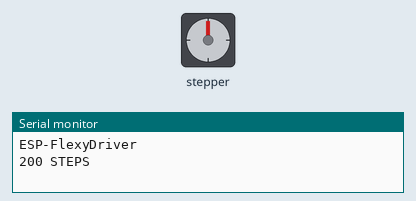
Recording of a sketch running on a simulated ESP32. Shown: stepper motor, the last lines printed to the serial monitor. Stepper angles assume 200 steps per turn.

Above: at 0.25 s.
At 1.8 s:
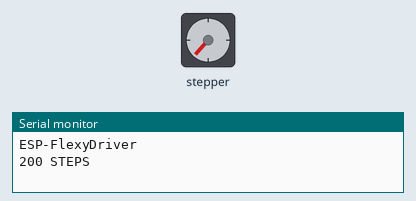
At 3.35 s:
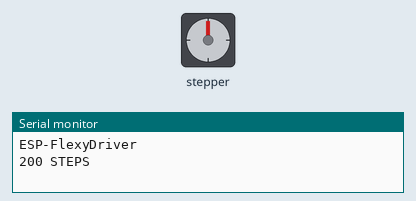
At 6.5 s:
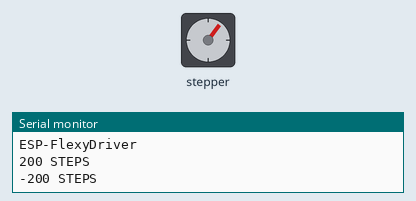
Timing chart, 0 to 10.1 s (numbered marks = the images above):
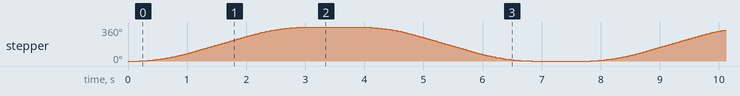

The sketch:

IoTPSP_STEPPER_MOTOR_ESP32.ino
```cpp
// program to test STEPPER MOTOR on the IoT Proto Shield Plus
// www.gtronicsShop.com

// select ESP32 mini board: tools->Board->"WEMOS D1 MINI ESP32"
// select port number

// this sketch is based on the Example BasicStepper in the ESP-FlexyStepper library
// https://www.arduino.cc/reference/en/libraries/esp-flexystepper/


// For all driver boards, it is VERY important that you set the motor
// current before running the example.
// https://www.youtube.com/watch?v=89BHS9hfSUk

//
// Note 1: It is assumed that you are using a stepper motor with a
// 1.8 degree step angle (which is 200 steps/revolution). This is the
// most common type of stepper.
//
// Note 2: It is also assumed that your stepper driver board is
// configured for 1x microstepping.
//
// It is OK if these assumptions are not correct, your motor will just
// turn less or more than a full rotation when commanded to.
//


#include <ESP_FlexyStepper.h>

// IO pin assignments
const int MOTOR_STEP_PIN = 26;
const int MOTOR_DIRECTION_PIN = 25;

// create the stepper motor object
ESP_FlexyStepper stepper;

void setup()
{
  Serial.begin(115200);
  // connect and configure the stepper motor to its IO pins
  delay(200);
  Serial.println("ESP-FlexyDriver");
  stepper.connectToPins(MOTOR_STEP_PIN, MOTOR_DIRECTION_PIN);

}

void loop()
{
  // set the speed and acceleration rates for the stepper motor
  stepper.setSpeedInStepsPerSecond(100);
  stepper.setAccelerationInStepsPerSecondPerSecond(100);

  // Rotate the motor in the forward direction one revolution (200 steps).
  // This function call will not return until the motion is complete.
  Serial.println("200 STEPS");
  stepper.moveRelativeInSteps(200);
  delay(1000);


  // rotate backward 1 rotation, then wait 1 second
  Serial.println("-200 STEPS");
  stepper.moveRelativeInSteps(-200);
  delay(1000);

  // This time speedup the motor, turning 10 revolutions.  Note if you
  // tell a stepper motor to go faster than it can, it just stops.
  //stepper.setSpeedInStepsPerSecond(800);
  //stepper.setAccelerationInStepsPerSecondPerSecond(800);
  //stepper.moveRelativeInSteps(200 * 10);
  //delay(2000);
}
```

Measured:
- by itself, stepper: turns 360° clockwise in 2.8 s, then 360° counter-clockwise in 2.8 s, repeating every 7.6 s
